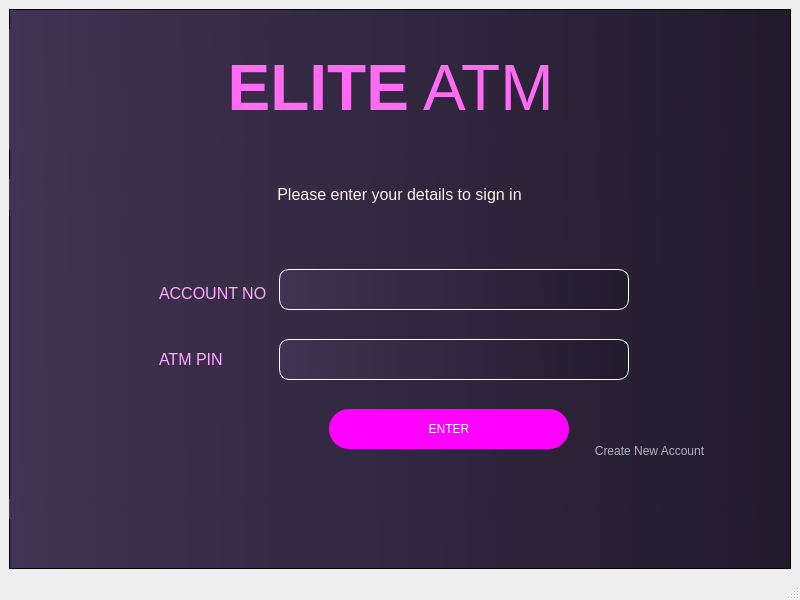
<?xml version="1.0" encoding="UTF-8"?>
<ui version="4.0">
 <class>MainWindow</class>
 <widget class="QMainWindow" name="MainWindow">
  <property name="geometry">
   <rect>
    <x>0</x>
    <y>0</y>
    <width>800</width>
    <height>600</height>
   </rect>
  </property>
  <property name="minimumSize">
   <size>
    <width>0</width>
    <height>0</height>
   </size>
  </property>
  <property name="maximumSize">
   <size>
    <width>800</width>
    <height>600</height>
   </size>
  </property>
  <property name="windowTitle">
   <string>MainWindow</string>
  </property>
  <widget class="QWidget" name="centralwidget">
   <layout class="QHBoxLayout" name="horizontalLayout">
    <item>
     <widget class="QFrame" name="frame">
      <property name="maximumSize">
       <size>
        <width>800</width>
        <height>600</height>
       </size>
      </property>
      <property name="font">
       <font>
        <family>Segoe UI</family>
        <pointsize>12</pointsize>
       </font>
      </property>
      <property name="styleSheet">
       <string notr="true">
background-color: qlineargradient(spread:pad, x1:0, y1:0.545, x2:0.977, y2:0.539773, stop:0 rgba(65, 51, 83, 255), stop:1 rgba(34, 27, 44, 255));</string>
      </property>
      <property name="frameShape">
       <enum>QFrame::StyledPanel</enum>
      </property>
      <property name="frameShadow">
       <enum>QFrame::Raised</enum>
      </property>
      <widget class="QLabel" name="label_pinstatus">
       <property name="geometry">
        <rect>
         <x>0</x>
         <y>490</y>
         <width>781</width>
         <height>20</height>
        </rect>
       </property>
       <property name="styleSheet">
        <string notr="true">color: rgb(255, 30, 97);</string>
       </property>
       <property name="text">
        <string/>
       </property>
       <property name="alignment">
        <set>Qt::AlignCenter</set>
       </property>
      </widget>
      <widget class="QLabel" name="label">
       <property name="geometry">
        <rect>
         <x>0</x>
         <y>170</y>
         <width>781</width>
         <height>31</height>
        </rect>
       </property>
       <property name="font">
        <font>
         <family>Segoe UI</family>
         <pointsize>12</pointsize>
        </font>
       </property>
       <property name="styleSheet">
        <string notr="true">color: rgb(255, 245, 237);</string>
       </property>
       <property name="text">
        <string>Please enter your details to sign in</string>
       </property>
       <property name="alignment">
        <set>Qt::AlignCenter</set>
       </property>
      </widget>
      <widget class="QLabel" name="label_appname">
       <property name="geometry">
        <rect>
         <x>0</x>
         <y>20</y>
         <width>781</width>
         <height>121</height>
        </rect>
       </property>
       <property name="font">
        <font>
         <pointsize>48</pointsize>
        </font>
       </property>
       <property name="styleSheet">
        <string notr="true">color: rgb(255, 107, 241);</string>
       </property>
       <property name="text">
        <string>&lt;strong&gt;ELITE&lt;/strong&gt; ATM </string>
       </property>
       <property name="alignment">
        <set>Qt::AlignCenter</set>
       </property>
      </widget>
      <widget class="QLabel" name="label_2_accountno">
       <property name="geometry">
        <rect>
         <x>150</x>
         <y>274</y>
         <width>200</width>
         <height>21</height>
        </rect>
       </property>
       <property name="font">
        <font>
         <family>Segoe UI</family>
         <pointsize>12</pointsize>
         <weight>50</weight>
         <bold>false</bold>
        </font>
       </property>
       <property name="styleSheet">
        <string notr="true">color: rgb(255, 170, 255);
background-color:none;</string>
       </property>
       <property name="text">
        <string>ACCOUNT NO</string>
       </property>
      </widget>
      <widget class="QLabel" name="label_3_pin">
       <property name="geometry">
        <rect>
         <x>150</x>
         <y>340</y>
         <width>200</width>
         <height>21</height>
        </rect>
       </property>
       <property name="font">
        <font>
         <family>Segoe UI</family>
         <pointsize>12</pointsize>
        </font>
       </property>
       <property name="styleSheet">
        <string notr="true">color: rgb(255, 170, 255);
background-color:none;</string>
       </property>
       <property name="text">
        <string>ATM PIN</string>
       </property>
      </widget>
      <widget class="QLineEdit" name="lineEdit_accountno">
       <property name="geometry">
        <rect>
         <x>270</x>
         <y>260</y>
         <width>350</width>
         <height>41</height>
        </rect>
       </property>
       <property name="styleSheet">
        <string notr="true">QLineEdit
{
border: 1px solid white;
border-radius:10px;
color:white;
	font: 10pt &quot;MS Shell Dlg 2&quot;;
}

</string>
       </property>
       <property name="text">
        <string/>
       </property>
      </widget>
      <widget class="QLineEdit" name="lineEdit_2_pin">
       <property name="geometry">
        <rect>
         <x>270</x>
         <y>330</y>
         <width>350</width>
         <height>41</height>
        </rect>
       </property>
       <property name="styleSheet">
        <string notr="true">QLineEdit
{
border: 1px solid white;
border-radius:10px;
color:white;
	font: 10pt &quot;MS Shell Dlg 2&quot;;
}
</string>
       </property>
       <property name="text">
        <string/>
       </property>
      </widget>
      <widget class="QPushButton" name="pushButton_new">
       <property name="geometry">
        <rect>
         <x>570</x>
         <y>430</y>
         <width>141</width>
         <height>23</height>
        </rect>
       </property>
       <property name="styleSheet">
        <string notr="true">QPushButton
{
color: rgb(174, 181, 189);
border: 0px;
background-color: none;
}

QPushButton:hover
{
color: rgb(255, 170, 255);
}</string>
       </property>
       <property name="text">
        <string>Create New Account</string>
       </property>
      </widget>
      <widget class="QPushButton" name="pushButton_enter">
       <property name="geometry">
        <rect>
         <x>320</x>
         <y>400</y>
         <width>240</width>
         <height>40</height>
        </rect>
       </property>
       <property name="styleSheet">
        <string notr="true">QPushButton
{
background-color: rgb(255, 0, 255);
font: 10pt &quot;Segoe UI&quot;;
color:white;
border-radius: 20px;
}

QPushButton:hover
{
background-color: rgb(170, 0, 255);
}</string>
       </property>
       <property name="text">
        <string>ENTER</string>
       </property>
      </widget>
     </widget>
    </item>
   </layout>
  </widget>
  <widget class="QMenuBar" name="menubar">
   <property name="geometry">
    <rect>
     <x>0</x>
     <y>0</y>
     <width>800</width>
     <height>21</height>
    </rect>
   </property>
  </widget>
  <widget class="QStatusBar" name="statusbar"/>
 </widget>
 <resources/>
 <connections/>
</ui>
